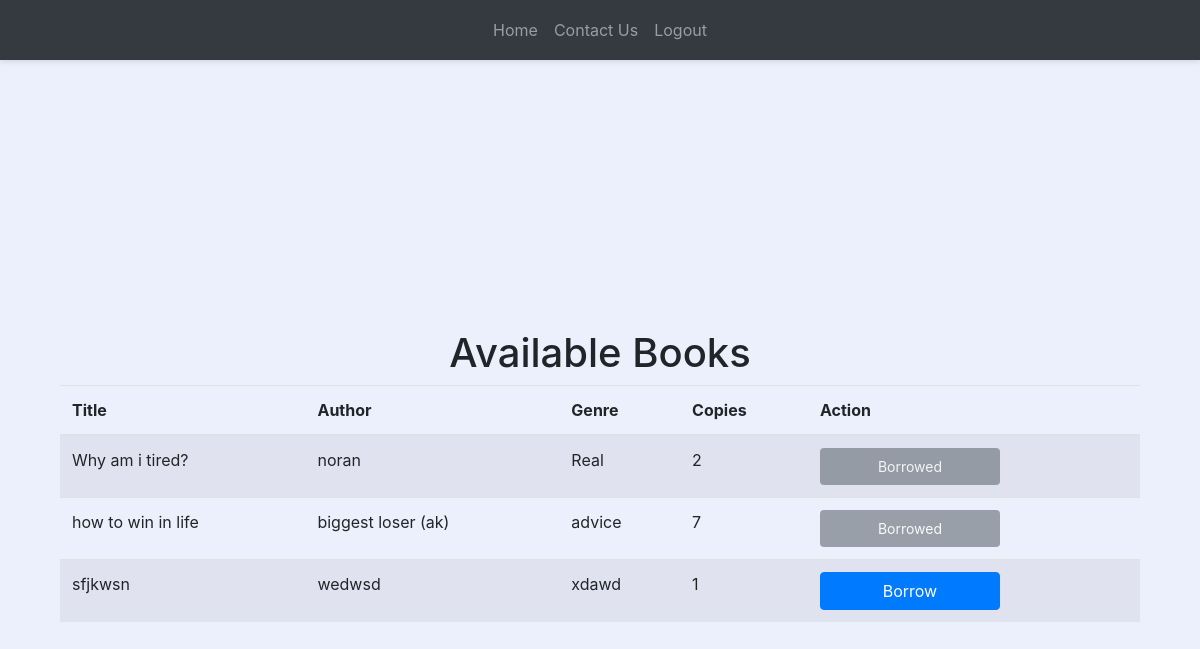
The page /book-list (signed in) on the database its author committed.
### website/models.py (models this page shows)
class Book(db.Model):
    id = db.Column(db.Integer, primary_key=True)  # a reference ID
    name = db.Column(db.String(150), nullable=False)  # a title
    author = db.Column(db.String(150), nullable=False)  # an author
    genre = db.Column(db.String(50), nullable=True)  # genre (optional)
    copies = db.Column(db.Integer, nullable=False)  # number of total copies
    remaining_copies = db.Column(db.Integer, nullable=False)  # number of remaining copies
    content_link = db.Column(db.String(500), nullable=True)  # link to access the book (optional)
    borrowed_books = db.relationship('BorrowedBook', backref='book')# relationship to track borrow records for this book

### website/views.py (the view)
@views.route('/book-list')
@login_required
def book_list():
    books = Book.query.all()
    borrowed_book_ids = [borrow.book_id for borrow in current_user.borrowed_books]
    return render_template('book_list.html', books=books, borrowed_book_ids=borrowed_book_ids)

### website/templates/book_list.html
{% extends "base.html" %}
{% block content %}
<div class="container mt-5 pt-5">
    <h1 class="text-center">Available Books</h1>
    <table class="table table-striped">
        <thead>
            <link rel="stylesheet" href="{{ url_for('static', filename='css/style.css') }}">
            <tr>
                <th>Title</th>
                <th>Author</th>
                <th>Genre</th>
                <th>Copies</th>
                <th>Action</th>
            </tr>
        </thead>
        <tbody>
            {% for row in books %}
            <tr>
                <td>{{ row.name }}</td>
                <td>{{ row.author }}</td>
                <td>{{ row.genre }}</td>
                <td>{{ row.remaining_copies }}</td>
                <td>
                    {% if current_user.is_admin %}
                    <a href="/edit-book/{{ row.id }}">
                        <button class="btn btn-warning edit-button">
                            <i class="fas fa-cog"></i> Edit
                        </button>
                    </a>
                    <form action="{{ url_for('views.delete_book', book_id=row.id) }}" method="POST" style="display: inline;">
                        <button class="button" onclick="deleteBook(event, {{ row.id }})">
                            <div class="trash">
                                <div class="top">
                                    <div class="paper"></div>
                                </div>
                                <div class="box"></div>
                                <div class="check">
                                    <svg viewBox="0 0 8 6">
                                        <polyline points="1 3.4 2.71428571 5 7 1"></polyline>
                                    </svg>
                                </div>
                            </div>
                            <span>Delete</span>
                        </button>
                    </form>
                    {% else %}
                    {% if row.remaining_copies <= 0 %}
                    <button class="btn btn-secondary" disabled>Out of Stock</button>
                    {% elif row.id in borrowed_book_ids %}
                    <button class="btn btn-secondary" disabled>Borrowed</button>
                    {% else %}
                    <form action="{{ url_for('views.borrow_book', book_id=row.id) }}" method="POST" style="display: inline;">
                        <button type="submit" class="btn btn-primary">Borrow</button>
                    </form>
                    {% endif %}
                    {% endif %}
                </td>
            </tr>
            {% endfor %}
        </tbody>
    </table>
</div>
{% endblock %}

### website/static/css/style.css (style rules this page uses)
html { box-sizing: border-box; -webkit-font-smoothing: antialiased; }
* { box-sizing: inherit; }
*:before, *:after { box-sizing: inherit; }
body { min-height: 100vh; display: flex; font-family: 'Inter', Arial; justify-content: center; align-items: center; background: #eceffc; }

### website/templates/base.html (style rules this page uses)
button { font-family: inherit; font-size: 20px; background: royalblue; color: white; padding: 0.9em 1.5em; display: flex; align-items: center; justify-content: center; border: none; border-radius: 16px; overflow: hidden; transition: all 0.2s; cursor: pointer; position: relative; width: 180px; }

### rows shown on the page
Book: name "Why am i tired?", author "noran", genre "Real", remaining_copies "2", shows "Borrowed"
Book: name "how to win in life", author "biggest loser (ak)", genre "advice", remaining_copies "7", shows "Borrowed"
Book: name "sfjkwsn", author "wedwsd", genre "xdawd", remaining_copies "1"
